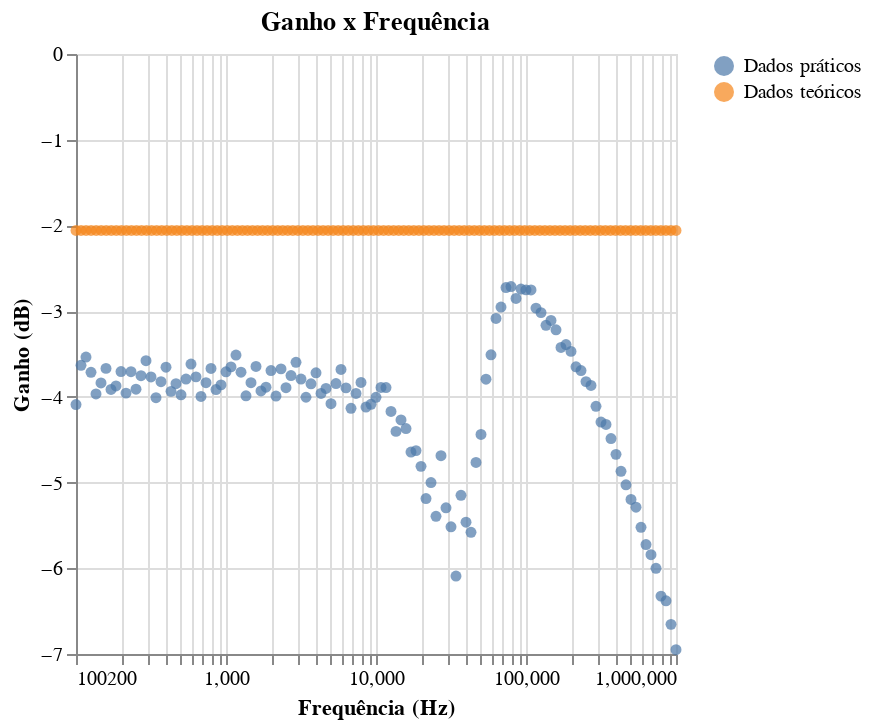

The notebook cell saved with this chart:
### Markdown cell above
#### Ganho

### Code cell
grafico_ganho_baixo = alt.Chart(bode_baixo).mark_circle().encode(
    alt.X('Freq(Hz)', title='Frequência (Hz)', scale=alt.Scale(type='log')),
    alt.Y('Gain(dB)', title='Ganho (dB)'),
    alt.Color('Type', title=None)
).properties(title="Ganho x Frequência")

grafico_ganho_baixo

### Figure 1 — Vega-Lite specification as saved in the notebook (floating-point values rounded to 4 significant figures; data arrays with more than 128 entries replaced by an {"elided": "..."} marker saying what was removed)
{"config": {"view": {"continuousWidth": 300, "continuousHeight": 300}}, "data": {"name": "data-4a1c8b2cf54ef44509af6f013a062c1f"}, "mark": {"type": "circle"}, "encoding": {"color": {"field": "Type", "title": null, "type": "nominal"}, "x": {"field": "Freq(Hz)", "scale": {"type": "log"}, "title": "Frequência (Hz)", "type": "quantitative"}, "y": {"field": "Gain(dB)", "title": "Ganho (dB)", "type": "quantitative"}}, "title": "Ganho x Frequência", "$schema": "https://vega.github.io/schema/vega-lite/v5.20.1.json", "datasets": {"data-4a1c8b2cf54ef44509af6f013a062c1f": {"elided": "241 records"}}}
